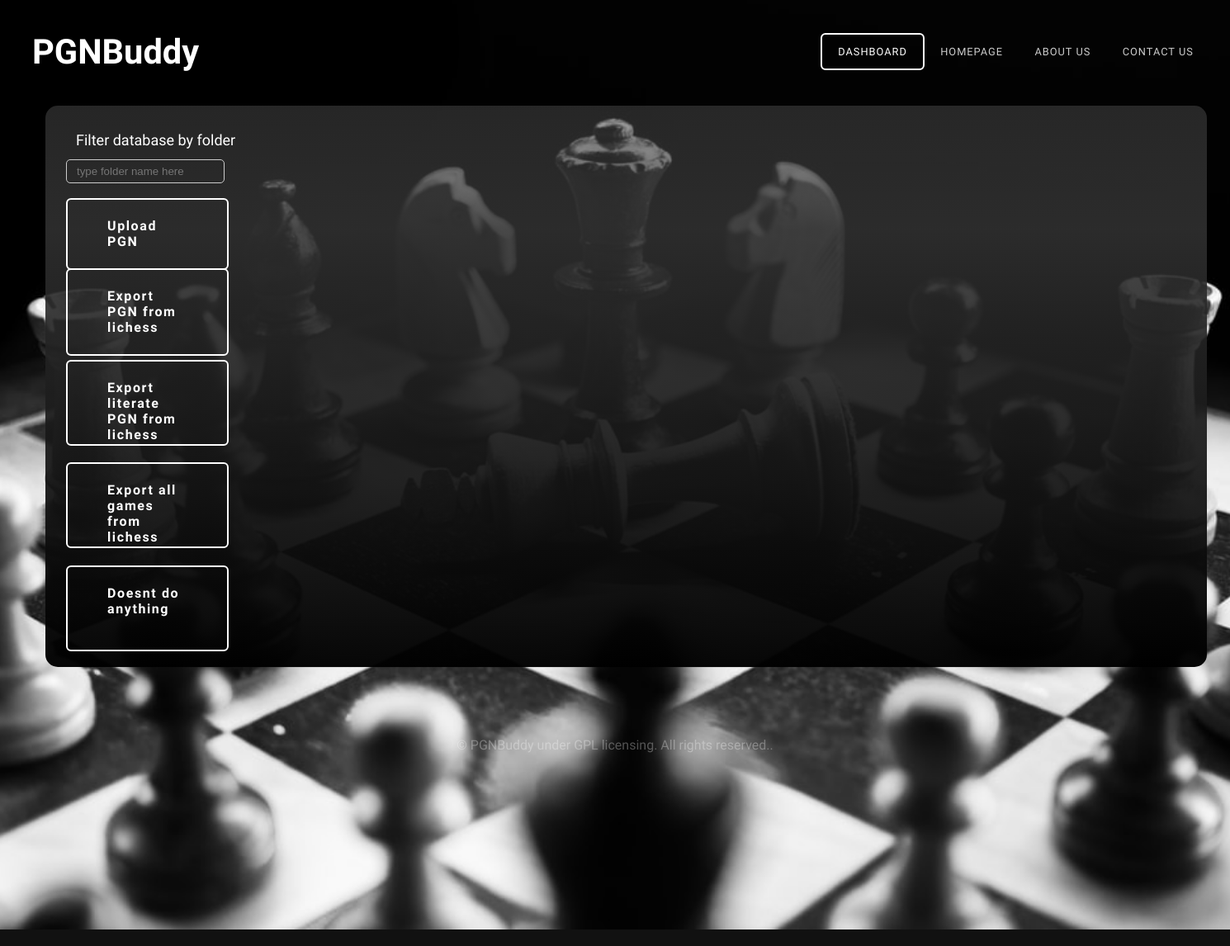
Page /dashboard (signed in) on the earlier database version.
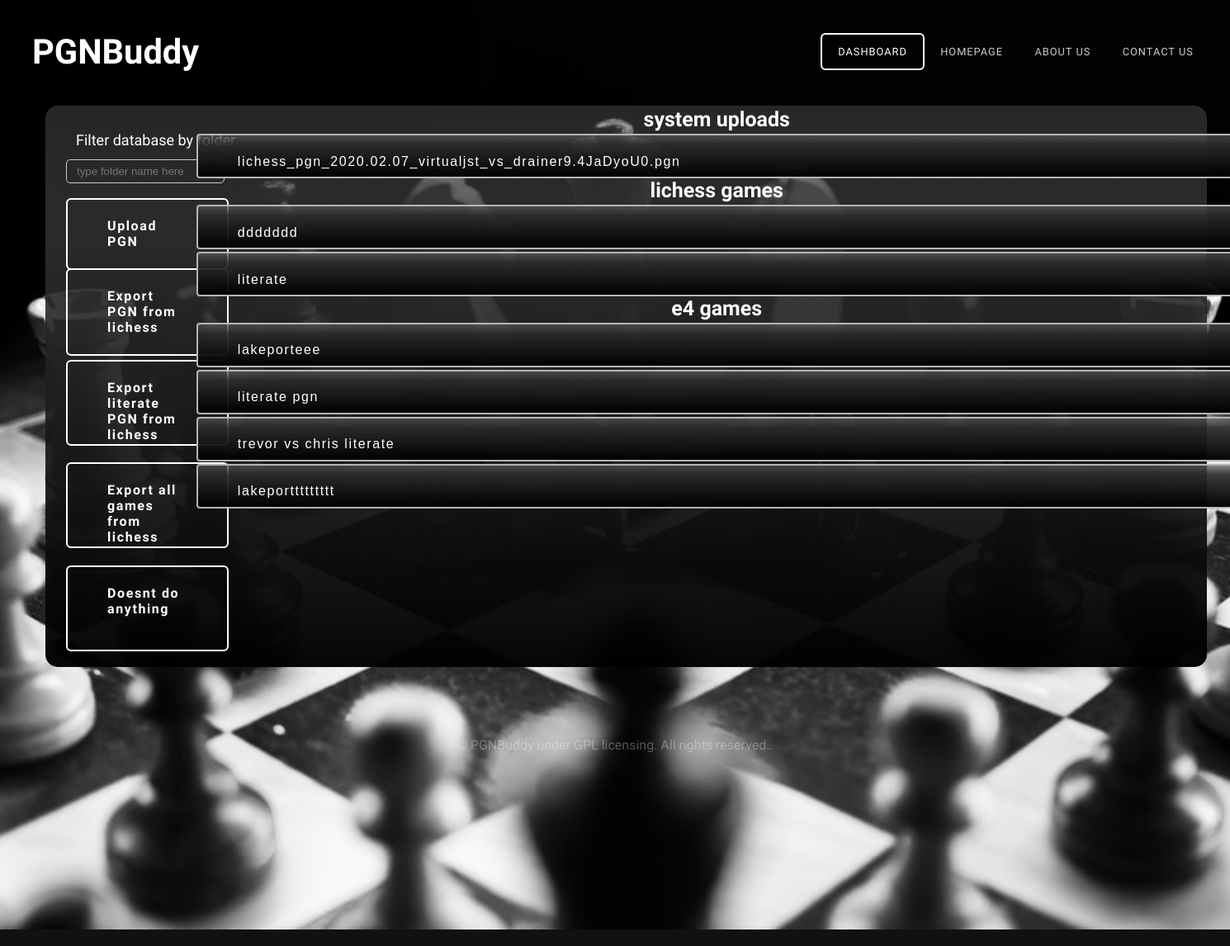
Same page on the later database version.
### models.py (models this page shows)
class pgn(db.Model):
    __tablename__ = 'pgn'
    __table_args__ = {'extend_existing': True}
    game = db.Column(db.String(9999))
    fileName = db.Column(db.String(129))
    folder = db.Column(db.String(120))
    userId = db.Column(db.Integer, db.ForeignKey('user.id'))
    frame = db.Column(db.String(200))
    pgnId = db.Column(db.Integer, primary_key=True)

### main.py (the view)
@main.route('/dashboard')
def dashboard():
    current_user = User.query.filter_by(email=session['email']).first()
    gamelist = []
    games = db.session.query(pgn).filter_by(userId=current_user.id).all()
    for game in games:
        gamelist.append(game.game)
    pgnlist = []
    pgns = db.session.query(pgn).filter_by(userId=current_user.id).all()
    for pg in pgns:
        pgnlist.append({'name': str(pg.fileName), 'game': pg.game, 'folder': pg.folder, 'frame': pg.frame, 'pgnId': pg.pgnId})
    folderlist = []
    folders = db.session.query(pgn.folder).filter_by(userId=current_user.id).all()
    for folder in folders:
        folderlist.append(str(folder))
    folderlist = list(dict.fromkeys(folderlist))
    return render_template('user_dashboard.html', games=gamelist, folders=folderlist, pgnlist=pgnlist)

### __init__.py (called while the page is built)
def create_app():
    app = Flask(__name__)
    app.config['SECRET_KEY'] = '9OLWxND4o83j4K4iuopO'
    app.config['SQLALCHEMY_DATABASE_URI'] = 'sqlite:///db.sqlite'
    db.init_app(app)
    login_manager = LoginManager()
    login_manager.login_view = 'auth.login'
    login_manager.init_app(app)
    from .models import User
    from .models import pgn
    @login_manager.user_loader
    def load_user(user_id):
        return User.query.get(int(user_id))
    from .auth import auth as auth_blueprint
    app.register_blueprint(auth_blueprint)
    from .main import main as main_blueprint
    app.register_blueprint(main_blueprint)
    return app

### templates/user_dashboard.html (shortened to what this page needs)
<!DOCTYPE html PUBLIC "-//W3C//DTD XHTML 1.0 Strict//EN" "http://www.w3.org/TR/xhtml1/DTD/xhtml1-strict.dtd">
<html xmlns="http://www.w3.org/1999/xhtml">
<head>
<link href="static/css/default.css" rel="stylesheet" type="text/css" media="all" />
<link href="static/css/fonts.css" rel="stylesheet" type="text/css" media="all" />
</head>
<body>
<div id="header-wrapper">
	<div id="header" class="container">
		<div id="logo">
			<h1><a href="{{url_for('main.home')}}">PGNBuddy</a></h1>
		</div>
		<div id="menu">
			<ul>
				<li class="active"><a href="{{url_for('main.dashboard')}}" accesskey="2" title="">Dashboard</a></li>
				<li><a href="{{url_for('main.home')}}" accesskey="1" title="">Homepage</a></li>
				<li><a href="#" accesskey="3" title="">About Us</a></li>
				<li><a href="#" accesskey="5" title="">Contact Us</a></li>
			</ul>
		</div>
	</div>
	<div class="titlebox-dash">
		<div id="banner" class="container">
			<div class="title">
				<form action="{{ url_for('main.uploadpgn') }}" method="POST" enctype="multipart/form-data">
					<div>
						<label class="button" id="uploadpgn">
							<input type="file" accept=".pgn" class="button" id="hiddenform" name="pgnfile" onchange="form.submit()">Upload PGN
						</label>
					</div>
				</form>
			<div>
				<a href="{{ url_for('main.lichessupload') }}" title="Import PGN from lichess" class='button' id='uploadlichess'>
					Export PGN from lichess</a>
				<a href="{{ url_for('main.lichessliterate') }}" title="Import literate PGN from lichess" class='button' id='lichessliterate'>
					Export literate PGN from lichess</a>
				<form action="{{ url_for('main.filterdb') }}" method="POST" enctype="multipart/form-data">
				 <div id="filterbutton">
					 <label id="filterdb">Filter database by folder
						 <input type=text title="View DB" id="filterdbinput" name="folder" placeholder="type folder name here">
					 </label>
				 </div>
				</form>
				<a href="{{ url_for('main.exportall') }}" title="export all games from lichess" class='button' id='exportall'>
					Export all games from lichess</a>
				<a href="{{ url_for('main.nothingyet') }}" title="" class='button' id='tbd'>
					Doesnt do anything</a>
					<div class="userdatabase2">
							<ul>
								{% for folder in folders %}
								<li><h2 style="font-size: 25px; font-weight: 550;">{{ folder[2:-3] }}</h2>
									<ol>
									{% for pg in pgnlist %}
										{% if pg['folder'] == folder[2:-3] %}
											<div id="accordion-{{loop.index}}" class="accordionbutton">
												<h2 class="newbutton" style="font-size: 16px; width: 90%;">{{ pg.name }}</h2>
											</div>
										{% endif %}
									{% endfor %}
									</ol>
								</li>
								{% endfor %}
							</ul>
					</div>
			    </div>
		</div>
</div>
</div>
<div id="copyright" class="container">
		<p>&copy; PGNBuddy under GPL licensing. All rights reserved.</a>.</p>
</div>
</body>
</html>

### static/css/default.css (style rules this page uses)
html, body { height: 100%; }
body { margin: 0px; padding: 0px; background: #111111; font-family: 'Didact Gothic', sans-serif; font-size: 12pt; font-weight: 200; color: #FFF; }
h1, h2, h3 { margin: 0; padding: 0; }
p, ol, ul { margin-top: 0; }
ol, ul { padding: 0; list-style: none; }
p { line-height: 180%; }
a { color: #ee0000; }
.container { margin: 0em auto; width: 1200px; }
.button { display: inline-block; padding: 1em 2em 1em 2em; letter-spacing: 0.10em; margin-top: 2em; padding: 1.40em 3em; border: 2px solid rgba(255,255,255,1); border-radius: 6px; text-decoration: none; font-weight: 700; font-size: 1em; color: #FFF; }
#filterdb { position: absolute; top: 10px; left: 18px; width: 14.9%; text-align: left; font-size: 18px; margin-left: 7px; margin-top: 15px; display: inline-block; padding: 6px 12px; cursor: pointer; }
#filterdbinput { position: absolute; top: 40px; left: 0px; width: 71%; height: 15px; text-align: left; border: 1px solid #ccc; display: inline-block; padding: 6px 12px; cursor: pointer; }
#uploadpgn { position: absolute; top: 80px; left: 5px; width: 6.9%; text-align: left; margin-left: 20px; border: 1px solid #ccc; display: inline-block; padding: 6px 12px; cursor: pointer; }
#uploadlichess { position: absolute; top: 165px; left: 5px; width: 6.9%; text-align: left; margin-left: 20px; border: 1px solid #ccc; display: inline-block; padding: 6px 12px; cursor: pointer; }
#lichessliterate { position: absolute; top: 276px; left: 5px; width: 6.9%; height: 55px; text-align: left; margin-left: 20px; border: 1px solid #ccc; display: inline-block; padding: 6px 12px; cursor: pointer; }
#exportall { position: absolute; top: 400px; left: 5px; width: 6.9%; height: 55px; text-align: left; margin-left: 20px; border: 1px solid #ccc; display: inline-block; padding: 6px 12px; cursor: pointer; }
#tbd { position: absolute; top: 525px; left: 5px; width: 6.9%; height: 55px; text-align: left; margin-left: 20px; border: 1px solid #ccc; display: inline-block; padding: 6px 12px; cursor: pointer; }
input { width: 40%; height: 60%; margin-bottom: 5vh; background-color:transparent; border-radius: 5px; outline: none; color: white; caret-color: white; }
.title { margin-bottom: 3em; padding-left: 65px; width: 1000px; }
.titlebox-dash { position: relative; margin-left: 55px; margin-top: -60px; width: 85%; height: 540px; top: 0px; left: 0px; background: rgb(129,129,129); background: linear-gradient(180deg, rgba(77, 77, 77, 0.496) 0%, rgba(49, 49, 49, 0.882) 22%, rgba(0, 0, 0, 0.972) 100%); padding: 70px; border-radius: 15px; }
.title h2 { font-size: 2.7em; }
#header-wrapper { position: relative; margin-top: -20px; padding: 5em 0em 7em 0em; background: #111111 url(images/checkmate.jpeg) no-repeat center; background-size: cover; }
#header { padding: 4em 0em; height: -40px; }
#logo { position: absolute; padding-left: 39px; top: 3.6em; left: 0; }
#logo h1 { font-size: 2.6em; color: #79C255; }
#logo a { text-decoration: none; color: rgba(255,255,255,1); }
#menu { position: absolute; padding-right: 25px; top: 4.5em; right: 0; }
#menu ul { display: inline-block; }
#menu li { display: block; float: left; text-align: center; }
#menu li a, #menu li span { padding: 1em 1.5em; letter-spacing: 1px; text-decoration: none; text-transform: uppercase; font-size: 0.8em; color: rgba(255,255,255,0.80); }
#menu .active a { border: 2px solid rgba(255,255,255,1); border-radius: 6px; color: rgba(255,255,255,1); }
#banner { padding-top: 10em; text-align: center; }
#banner .title h2 { font-size: 4em; }
#banner .button { margin-top: 2em; padding: 1.40em 3em; border: 2px solid rgba(255,255,255,1); border-radius: 6px; font-weight: 700; font-size: 1em; }
.userdatabase2 { position: relative; overflow-y: scroll; width: 1290px; height: 670px; margin-top: -228px; border: gray; border-width: 3px; }
.newbutton { display: inline-block; padding: 1em 2em 1em 2em; letter-spacing: 0.10em; margin-top: .2em; padding: 1.40em 3em; font-family: Arial, Helvetica, sans-serif; height: 5px; border: 2px solid rgb(181, 181, 181); border-radius: 4px; text-decoration: none; font-weight: 500; text-align: left; font-size: 1.5em; color: #FFF; background: linear-gradient(180deg, rgba(89, 89, 89, 0.689) 0%, rgba(43, 43, 43, 0.924) 22%, rgba(0, 0, 0, 0.972) 100%); }
#copyright { overflow: hidden; padding: 5em 0em; border-top: 1px solid rgba(0,0,0,0.08); }
#copyright p { text-align: center; font-size: 1em; color: rgba(255,255,255,0.3); }

Differences in the rows shown:
now on this page (row edited): pgn: name "lichess_pgn_2020.02.07_virtualjst_vs_drainer9.4JaDyoU0.pgn", shown under "system uploads"
added pgn: name "ddddddd", shown under "lichess games"
added pgn: name "literate", shown under "lichess games"
added pgn: name "lakeporteee", shown under "e4 games"
added pgn: name "literate pgn", shown under "e4 games"
added pgn: name "trevor vs chris literate", shown under "e4 games"
added pgn: name "lakeporttttttttt", shown under "e4 games"
Other differences:
new list line: "system uploads"
new list line: "lichess games"
new list line: "e4 games"
